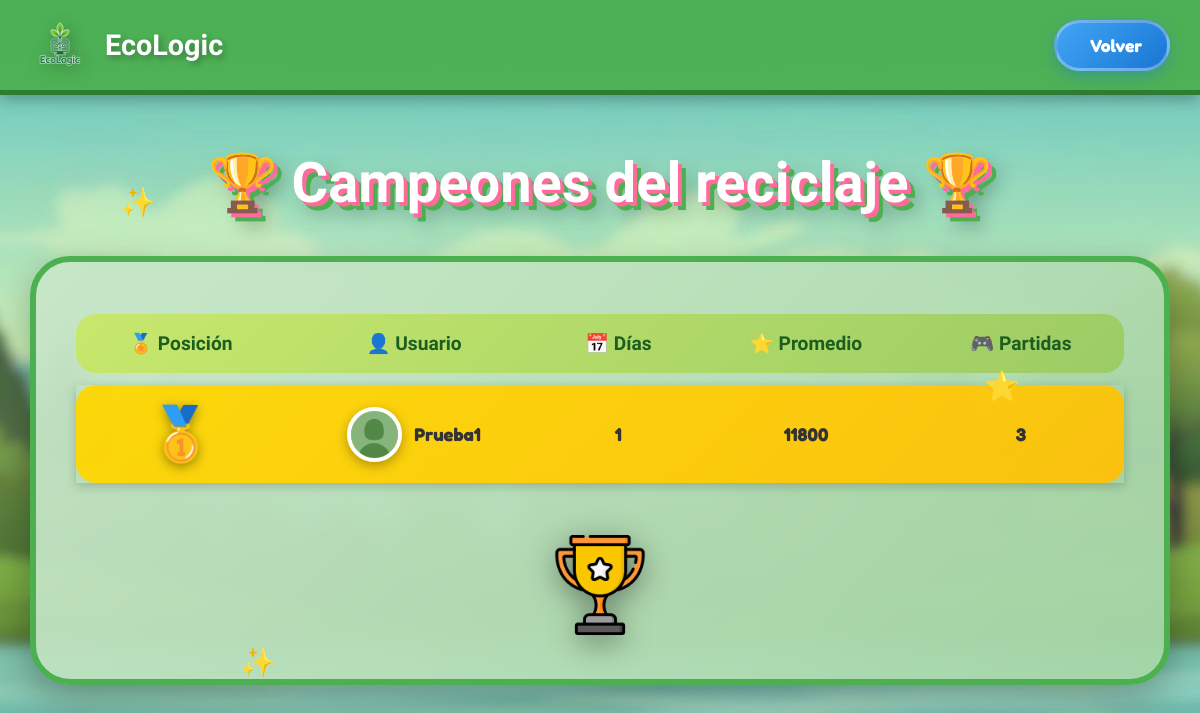
Page /recycler/leaderboards/ on the earlier database version.
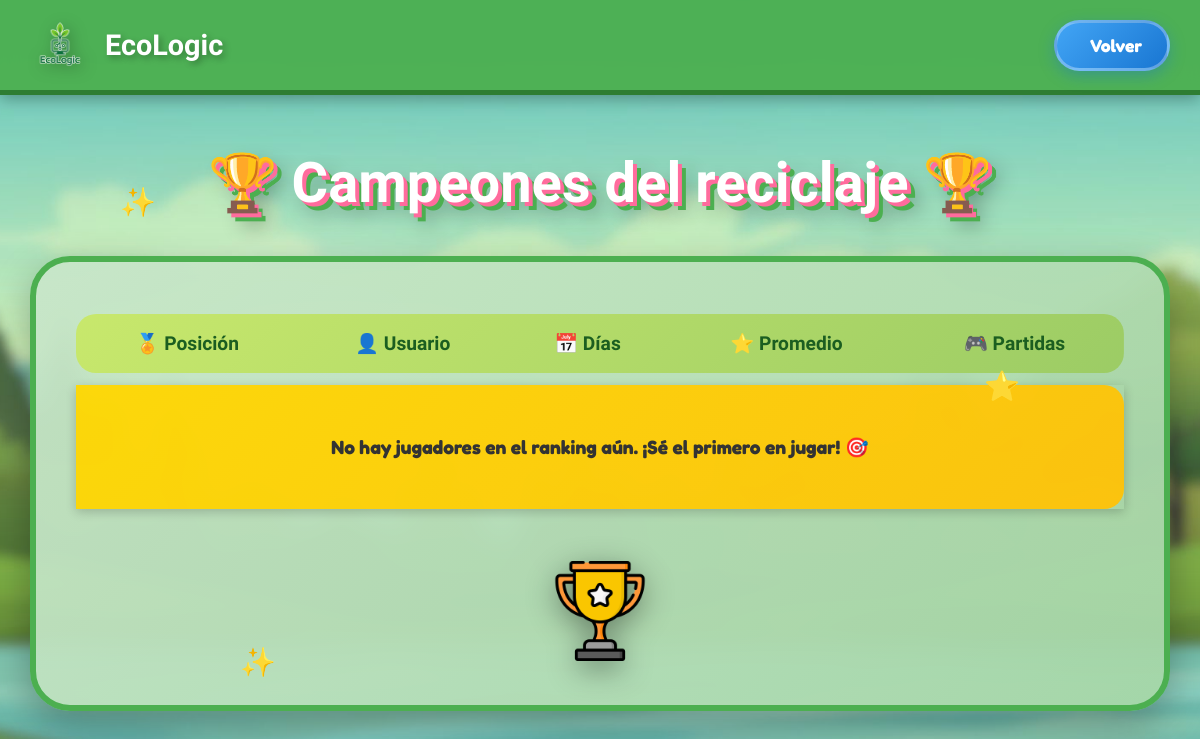
Same page on the later database version.
### accounts/models.py (models this page shows, shortened)
class UserStats(models.Model):
    user = models.OneToOneField(User, on_delete=models.CASCADE, related_name='stats')
    total_score = models.IntegerField(default=0)
    games_played = models.IntegerField(default=0)
    consecutive_days = models.IntegerField(default=0)
    avg_score = models.IntegerField(default=0)
    last_play_date = models.DateField(null=True, blank=True)

### Recycler/views.py (the view)
# urls.py: path('leaderboards/', views.leaderboard_view, name='leaderboard'),
def leaderboard_view(request):
    jugadores = UserStats.objects.filter(games_played__gte=3).select_related('user__profile').order_by("-consecutive_days", "-avg_score")[:100]
    return render(request, "leaderboard.html", {"jugadores": jugadores})

### Recycler/templates/leaderboard.html (shortened to what this page needs)
{% load static %}
<!DOCTYPE html>
<html lang="es">
<head>
</head>
<body>
    <div class="sparkle sparkle1">✨</div>
    <div class="sparkle sparkle2">⭐</div>
    <div class="sparkle sparkle3">✨</div>
    <div class="header">
        <a href="{% url 'home' %}" class="logo-header">
            <img src="/static/icons/logo_ecologic.png" alt="EcoLogic">
            <h1>EcoLogic</h1>
        </a>
        <a href="{% url 'recycler' %}" class="back-btn">
            <span>Volver</span>
        </a>
    </div>
    <div class="container">
        <div class="main-title">
            <h1>🏆 Campeones del reciclaje 🏆</h1>
        </div>
        <div class="leaderboard-card">
            <table>
                <thead>
                    <tr>
                        <th>🏅 Posición</th>
                        <th>👤 Usuario</th>
                        <th>📅 Días</th>
                        <th>⭐ Promedio</th>
                        <th>🎮 Partidas</th>
                    </tr>
                </thead>
                <tbody>
                    {% for j in jugadores %}
                    <tr>
                        <td class="position">
                            {% if forloop.counter == 1 %}
                                <span class="medal">🥇</span>
                            {% elif forloop.counter == 2 %}
                                <span class="medal">🥈</span>
                            {% elif forloop.counter == 3 %}
                                <span class="medal">🥉</span>
                            {% else %}
                                {{ forloop.counter }}
                            {% endif %}
                        </td>
                        <td>
                            <div class="user-cell">
                                {% if j.user.profile.thumbnail %}
                                    <img src="{{ j.user.profile.thumbnail.url }}" alt="{{ j.user.username }}" class="profile-thumbnail">
                                {% else %}
                                    <img src="/static/icons/default_user.jpeg" alt="{{ j.user.username }}" class="profile-thumbnail">
                                {% endif %}
                                <span>{{ j.user.username }}</span>
                            </div>
                        </td>
                        <td>{{ j.consecutive_days }}</td>
                        <td>{{ j.avg_score }}</td>
                        <td>{{ j.games_played }}</td>
                    </tr>
                    {% empty %}
                    <tr>
                        <td colspan="5" style="padding: 50px; text-align: center; font-size: 1.2em;">
                            No hay jugadores en el ranking aún. ¡Sé el primero en jugar! 🎯
                        </td>
                    </tr>
                    {% endfor %}
                </tbody>
            </table>
            <div class="trophy-container">
                <img src="/static/icons/trophy.png" alt="Trofeo" class="trophy-img">
            </div>
        </div>
    </div>
</body>
</html>

Differences in the rows shown:
removed UserStats: user.username "Prueba1", consecutive_days "1", avg_score "11800", games_played "3"
Other differences:
text now shown: "No hay jugadores en el ranking aún. ¡Sé el primero en jugar! 🎯"
